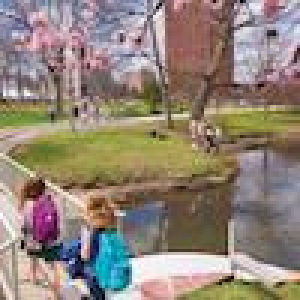
#> input picture Data/umass_campus_100x100x3.jpg, 100 x 100 px (shown 3 times larger)
$ python run_me.py
#> lines starting #> are read from the running program, lines starting #| are printed output that depends on the picture; long printed decimals are rounded
# Import modules

import numpy as np
from scipy import misc
from sklearn.cluster import KMeans, AgglomerativeClustering
import matplotlib.pyplot as plt
import imageio
import math

def read_scene():
    data_x = imageio.imread('../../Data/umass_campus_100x100x3.jpg')
#> data_x is the input picture: shape (100, 100, 3); mean R, G, B 145.5, 132.1, 120

    return (data_x)

def compute_mean(img, labels):
    temp_dict = {}
    for i in range(len(labels)):
        if labels[i] in temp_dict:
            temp_dict[labels[i]] = np.append(temp_dict[labels[i]], [img[i]], axis=0)
        else:
            temp_dict[labels[i]] = np.array([img[i]])
    mean_dict = {}
    for k, v in temp_dict.items():
        mean_dict[k] = [v[:,0].mean(),v[:,1].mean(),v[:,2].mean()]

    return mean_dict

if __name__ == '__main__':
    ################################################
    # K-Means

    data_x = read_scene()
    data_temp = read_scene()
    print('X = ', data_x.shape)
#| X =  (100, 100, 3)
    flattened_image = data_x.ravel().reshape(data_x.shape[0] * data_x.shape[1], data_x.shape[2])
    flattened_temp = data_temp.ravel().reshape(data_x.shape[0] * data_x.shape[1], data_x.shape[2])
    print('Flattened image = ', flattened_image.shape)
#| Flattened image =  (10000, 3)

    print('Implement AHC here ...')
    # [26 lines of commented-out code are left out]


    print('Implement k-means here ...')
    score = []
    for c in [2, 5, 10, 25, 50, 75, 100, 200]:
        kmeans = KMeans(n_clusters=c)
        kmeans.fit(flattened_image)
        score.append(kmeans.score(flattened_image))
        cluster_lables = kmeans.predict(flattened_image)
        for i in range(len(cluster_lables)):
            flattened_temp[i] = kmeans.cluster_centers_[cluster_lables[i]]

        reconstructed_image = flattened_temp.ravel().reshape(data_x.shape[0], data_x.shape[1], data_x.shape[2])
        r_error = math.sqrt(np.mean(np.square(data_x - reconstructed_image)))
        print('c = {}, error = {}'.format(c, r_error))
#> this loop made 8 passes
#> r_error on passes 1 to 8: 9.94, 9.28, 8.72, 7.72, 6.75, 6.13, 5.68, 4.59
#| c = 2, error = 9.942
#| c = 5, error = 9.279
#| c = 10, error = 8.724
#| c = 25, error = 7.721
#| c = 50, error = 6.753
#| c = 75, error = 6.132
#| c = 100, error = 5.675
#| c = 200, error = 4.587
#> pass 1, `reconstructed_image = flattened_temp.ravel().reshape(data_x.shape[0], ..`:
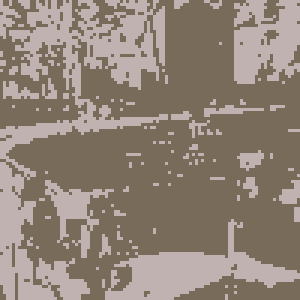
#> reconstructed_image: shape (100, 100, 3) (shown 3 times larger); mean R, G, B 144.9, 131.6, 119.5
#> pass 2, `reconstructed_image = flattened_temp.ravel().reshape(data_x.shape[0], ..`:
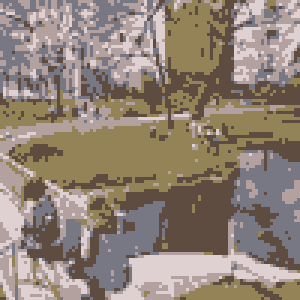
#> reconstructed_image: shape (100, 100, 3) (shown 3 times larger); mean R, G, B 145.1, 131.6, 119.3
#> pass 3, `reconstructed_image = flattened_temp.ravel().reshape(data_x.shape[0], ..`:
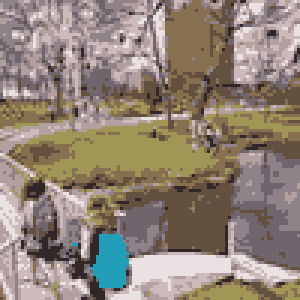
#> reconstructed_image: shape (100, 100, 3) (shown 3 times larger); mean R, G, B 144.9, 131.6, 119.6
#> after the loop, score = [-30865722.3, -13478666.6, -6401251.6, -3071661.7, -1826873.4, -1356220.2, -1105068.7, -669684]
        # plt.imshow(reconstructed_image)
        # plt.show()
    plt.plot([2, 5, 10, 25, 50, 75, 100, 200], score)
    plt.xlabel('Number of Clusters')
    plt.ylabel('Score')
    plt.title('Elbow Curve')
    plt.show()
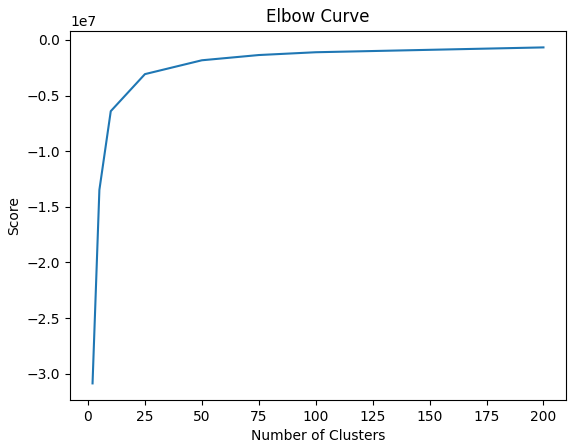
#> figure drawn by matplotlib, 1 panel
